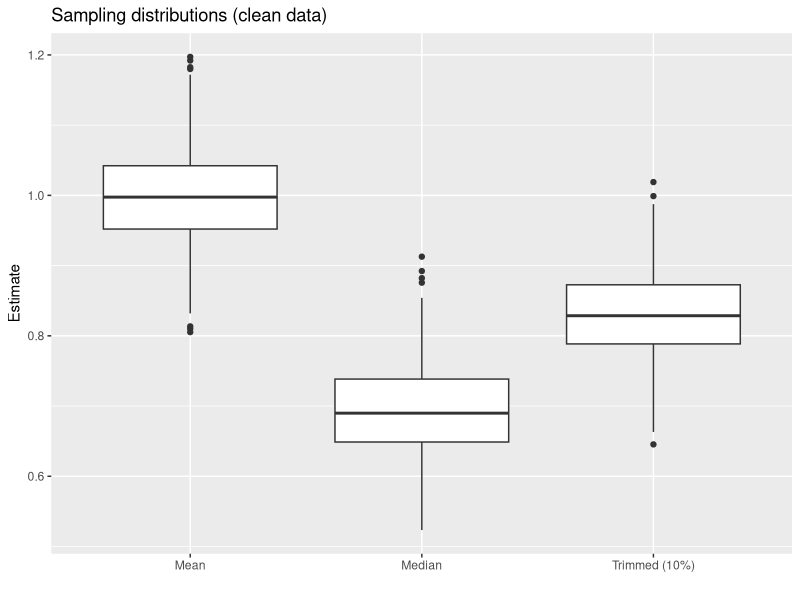
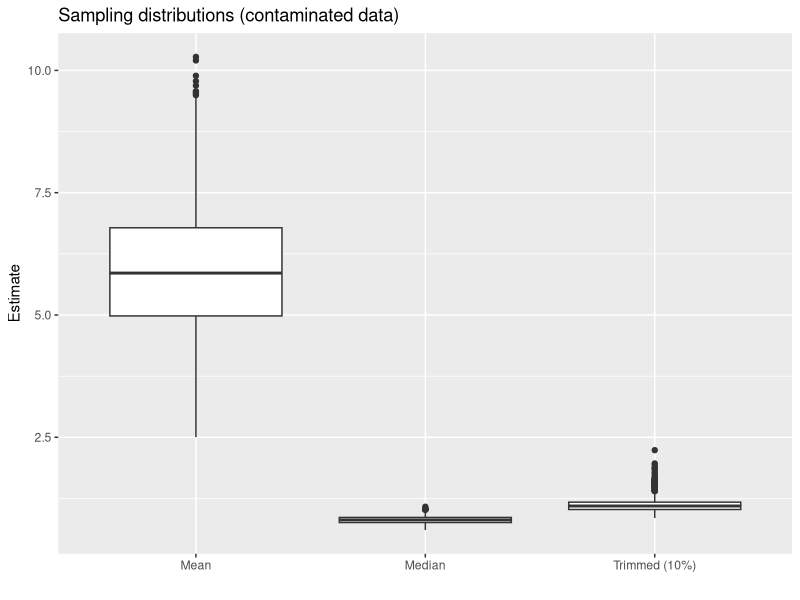

Source code (R) for these figures, in order:
## ---- chunk 1
#| message: false
# Load required library
library(matrixStats)
library(kableExtra)
library(ggplot2)
## ---- chunk 2
# Simulation-Based Inference: Estimating Completion Time for Security Training
set.seed(42)

# Parameters
n <- 250              # Sample size per simulation
n_sim <- 1000         # Number of simulations
lambda <- 1           # Rate parameter for Exponential(1)
true_mean <- 1  # Theoretical mean of Exponential(1)

## Section 1, Part A : Natural Variation in Completion Times ##

# Step 1: Generate 1000 samples of size 250 from Exponential(1)
samples <- replicate(n_sim, rexp(n, rate = lambda))

# Step 2: Compute estimators for each sample
sample_means <- colMeans(samples)
sample_medians <- apply(samples, 2, median)
sample_trimmed_means <- apply(samples, 2, function(x) mean(x, trim = 0.1))

# Step 3: Calculate Bias, Monte Carlo Standard Deviation (MCSD), and Mean Squared Error (MSE)
# Bias = mean of estimates - true mean
bias_mean <- mean(sample_means) - true_mean
bias_median <- mean(sample_medians) - true_mean
bias_trimmed <- mean(sample_trimmed_means) - true_mean

# Monte Carlo Standard Deviation = standard deviation of estimates
mcsd_mean <- sd(sample_means)
mcsd_median <- sd(sample_medians)
mcsd_trimmed <- sd(sample_trimmed_means)

# Mean Squared Error = mean squared difference from true mean
mse_mean <- mean((sample_means - true_mean)^2)
mse_median <- mean((sample_medians - true_mean)^2)
mse_trimmed <- mean((sample_trimmed_means - true_mean)^2)

# Step 4: Summarise results in a table
results_partA <- data.frame(
  Estimator = c("Mean", "Median", "Trimmed Mean (10%)"),
  Bias = c(bias_mean, bias_median, bias_trimmed),
  MCSD = c(mcsd_mean, mcsd_median, mcsd_trimmed),
  MSE = c(mse_mean, mse_median, mse_trimmed)
)
results_partA%>%
  kable(caption = "Section 1 Part A: Monte Carlo summary (clean data)")%>%
  kable_classic(full_width = F, html_font = "Cambria")
  

## ---- chunk 3
est_dfA <- data.frame(
Estimate = c(sample_means, sample_medians, sample_trimmed_means),
Type = rep(c("Mean", "Median", "Trimmed (10%)"), each = n_sim)
)


ggplot(est_dfA, aes(x = Type, y = Estimate)) +
geom_boxplot() +
ggtitle("Sampling distributions (clean data)") +
xlab("")
## ---- chunk 4

# Step 1: Generate 1000 contaminated samples:
# 90% from Exp(1), 10% from Exp(0.02) to simulate contamination
lambda1 <- 1
lambda2 <- 0.02
contamination_rate <- 0.1

samples_contaminated <- matrix(NA, nrow = n, ncol = n_sim)

for (i in 1:n_sim) {
  # For each of the n data points, decide which distribution to draw from
  # 1 = clean (Exp(1)), 2 = contaminated (Exp(0.02))
  # This is the Bernoulli trial step
  dist_choice <- sample(c(1, 2), 
                        size = n, 
                        replace = TRUE, 
                        prob = c(1 - contamination_rate, contamination_rate))
  
  # Generate the values based on the random choices
  clean_values <- rexp(sum(dist_choice == 1), rate = lambda1)
  contaminated_values <- rexp(sum(dist_choice == 2), rate = lambda2)
  
  # Assign them to the correct positions in the sample vector
  current_sample <- numeric(n)
  current_sample[dist_choice == 1] <- clean_values
  current_sample[dist_choice == 2] <- contaminated_values
  
  samples_contaminated[, i] <- current_sample
  samples_contaminated[, i] <- sample(samples_contaminated[, i])
}

# Step 2: Compute estimators for contaminated samples
sample_means_cont <- colMeans(samples_contaminated)
sample_medians_cont <- apply(samples_contaminated, 2, median)
sample_trimmed_means_cont <- apply(samples_contaminated, 2, function(x) mean(x, trim = 0.1))

# Step 3: Calculate Bias, MCSD, MSE for contaminated data
# True mean for mixture: 0.9 * 1/lambda1 + 0.1 * 1/lambda2
true_mean_cont <- 0.9 * (1 / lambda1) + 0.1 * (1 / lambda2)  # = 5.9

bias_mean_cont <- mean(sample_means_cont) - true_mean_cont
bias_median_cont <- mean(sample_medians_cont) - true_mean_cont
bias_trimmed_cont <- mean(sample_trimmed_means_cont) - true_mean_cont

mcsd_mean_cont <- sd(sample_means_cont)
mcsd_median_cont <- sd(sample_medians_cont)
mcsd_trimmed_cont <- sd(sample_trimmed_means_cont)

mse_mean_cont <- mean((sample_means_cont - true_mean_cont)^2)
mse_median_cont <- mean((sample_medians_cont - true_mean_cont)^2)
mse_trimmed_cont <- mean((sample_trimmed_means_cont - true_mean_cont)^2)

# Step 4: Summarise contaminated results in a table
results_partB <- data.frame(
  Estimator = c("Mean", "Median", "Trimmed Mean (10%)"),
  Esimated = c(mean(sample_means_cont),mean(sample_medians_cont), mean(sample_trimmed_means_cont)),
  Bias = c(bias_mean_cont, bias_median_cont, bias_trimmed_cont),
  MCSD = c(mcsd_mean_cont, mcsd_median_cont, mcsd_trimmed_cont),
  MSE = c(mse_mean_cont, mse_median_cont, mse_trimmed_cont)
)

results_partB%>%
  kable(caption = "Section 1 Part B: Monte Carlo summary (contaminated data)")%>%
  kable_classic(full_width = F, html_font = "Cambria")

## ---- chunk 5
est_dfB <- data.frame(
Estimate = c(sample_means_cont, sample_medians_cont, sample_trimmed_means_cont),
Type = rep(c("Mean", "Median", "Trimmed (10%)"), each = n_sim)
)


ggplot(est_dfB, aes(x = Type, y = Estimate)) +
geom_boxplot() +
ggtitle("Sampling distributions (contaminated data)") +
xlab("")
## ---- chunk 6
results_partA
## ---- chunk 7
results_partB
